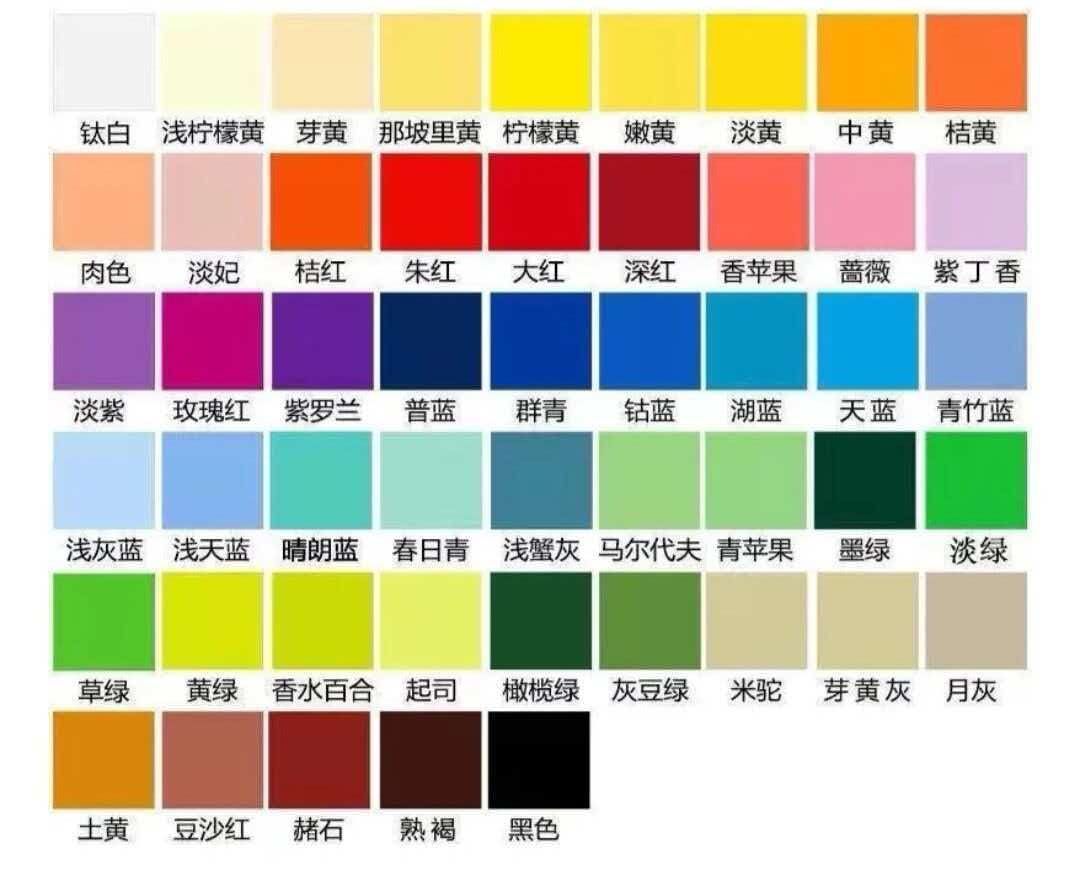
#> input picture docs/色卡-raw.jpg, 1080 x 869 px, found by its file name
$ python make_report.py
#> lines starting #> are read from the running program, lines starting #| are printed output that depends on the picture; after the words box and inside, x2 and y2 are one past the last pixel; in counts of white or black regions, pixels touching at a corner belong together
### tools/epd_preview.py
#!/usr/bin/env python3
"""四色墨水屏图片预处理模拟器（主机侧，不上板）。

用途：在电脑上把 JPEG 走一遍与固件相同的处理管线，输出 PNG 预览，
用来调参数、对比算法、复现问题，不必反复烧录和等 15 秒刷屏。

算法 --algo fsgm（手机网页用的是这一条，也是默认目标）：
  1. cover 裁切到 768x552
  2. sRGB 域：饱和度 → 曝光(线性域) → 对比度 → 伽马
  3. 保留真实线性色域内的颜色；域外用 Oklab 六边近似，再收回真实凸包
  4. 在线性光中做 Floyd–Steinberg 误差扩散（蛇形扫描）→ 2bpp 索引

其它 --algo 用于对照：edge（板上旧的蓝噪声管线）、fs（线性 RGB + FS）、
fsok（Oklab + FS、不做色域映射）、bayer4（更旧的 4x4 Bayer）。

用法：
  python tools/epd_preview.py 图片.jpg --algo fsgm -o out.png
  python tools/epd_preview.py 图片.jpg --exposure 1.4 --gamma 1.2 --contrast 1.1
  python tools/epd_preview.py 图片.jpg --grid-bug         # 复现 MCU 边界白格栅
  python tools/epd_preview.py 图片.jpg --scale 2          # 放大看观感
  python tools/fb_crosscheck.py 图片.png                  # 网页算法 vs 本实现
"""

from __future__ import annotations

import argparse
import sys

import numpy as np
from PIL import Image

W, H = 768, 552

# 面板四色（sRGB 近似值）。真实墨水屏的白不是 255、黑不是 0，
# 用理想色板会让抖动去追屏幕根本到不了的亮度，累积误差导致发灰发暗。
# 数值来自白天自然光实拍（docs/calibration.md）：以同一张照片里的纸白为参考。
# 夜间照片（粉光 + 相机暗部抬升）会把黄/红的蓝绿通道抬高、把黑抬到 0.27，
# 用它标定会让整幅图发白发土，所以不再采用那一组数值。
# 必须与固件 image_pipeline.c 的 k_pal_srgb、网页 index.html 的 PAL 一致。
PALETTE = np.array([
    [ 32,  33,  35],  # EPD_BLACK  (0)
    [204, 204, 198],  # EPD_WHITE  (1)
    [231, 152,  10],  # EPD_YELLOW (2) —— 金黄，不是土黄
    [117,  36,  26],  # EPD_RED    (3) —— 暗砖红，不是玫红
], dtype=np.float64)

BAYER4 = np.array([
    [0, 8, 2, 10],
    [12, 4, 14, 6],
    [3, 11, 1, 9],
    [15, 7, 13, 5],
], dtype=np.float64)


# ---------------------------------------------------------------- 色彩工具

def srgb_to_lin(x: np.ndarray) -> np.ndarray:
    x = np.asarray(x, dtype=np.float64)
    return np.where(x <= 0.04045, x / 12.92, ((x + 0.055) / 1.055) ** 2.4)


def lin_to_srgb(x: np.ndarray) -> np.ndarray:
    x = np.clip(np.asarray(x, dtype=np.float64), 0.0, 1.0)
    return np.where(x <= 0.0031308, x * 12.92, 1.055 * x ** (1 / 2.4) - 0.055)


# ---------------------------------------------------------------- 蓝噪声

# [5 lines left out: function _bn_kernel, not called in this run]


def _energy(pattern: np.ndarray, kf: np.ndarray) -> np.ndarray:
    n = pattern.shape[0]
    return np.fft.irfft2(np.fft.rfft2(pattern.astype(np.float64)) * kf, s=(n, n))


# [41 lines left out: function blue_noise, not called in this run]


_BN16 = None


# [10 lines left out: function noise_mask, not called in this run]


# ---------------------------------------------------------------- 管线

def cover_crop(img: Image.Image) -> np.ndarray:
    iw, ih = img.size
    s = max(W / iw, H / ih)
    sw, sh = W / s, H / s
    sx, sy = (iw - sw) / 2, (ih - sh) / 2
    img = img.convert("RGB").resize((W, H), Image.LANCZOS,
                                    box=(sx, sy, sx + sw, sy + sh))
    return np.asarray(img, dtype=np.float64) / 255.0


def white_gain(rgb: np.ndarray) -> float:
    """自动白点增益：把这张图的白（亮度 99.5 分位）对齐到面板白。

    与 index.html 的 whiteGain() 同一条规则、同一套整数运算（先量化到
    8 位再统计），否则跨端一致性检查会因为分位点差 1 而整帧发散。
    """
    src = (np.clip(rgb, 0.0, 1.0) * 255).round().astype(np.int64)
    y = (299 * src[..., 0] + 587 * src[..., 1] + 114 * src[..., 2] + 500) // 1000
    hist = np.bincount(y.ravel(), minlength=256)
    need = max(1, int(y.size * 0.005))
    acc, wp = 0, 255
    for i in range(255, -1, -1):
        acc += int(hist[i])
        if acc >= need:
            wp = i
            break
    return min(2.4, max(1.0, 1.0 / max(float(srgb_to_lin(np.array(wp / 255.0))), 1e-4)))


def tone_map(rgb: np.ndarray, exposure: float, gamma: float,
             contrast: float, sat: float) -> np.ndarray:
    """返回 sRGB 域的调色结果（0..1）。"""
    y = rgb @ np.array([0.299, 0.587, 0.114])
    rgb = np.clip(y[..., None] + (rgb - y[..., None]) * sat, 0.0, 1.0)

    lin = srgb_to_lin(rgb) * exposure                 # 曝光：线性域乘法
    rgb = lin_to_srgb(lin)

    rgb = np.clip(0.5 + (rgb - 0.5) * contrast, 0.0, 1.0)  # 对比度绕中灰
    rgb = np.clip(rgb, 0.0, 1.0) ** (1.0 / gamma)     # gamma>1 提亮中间调
    return rgb


# [54 lines left out: functions mix_edges_full, algo_fs, not called in this run]


def lin_to_oklab(lin: np.ndarray) -> np.ndarray:
    r, g, b = lin[..., 0], lin[..., 1], lin[..., 2]
    l = 0.4122214708 * r + 0.5363325363 * g + 0.0514459929 * b
    m = 0.2119034982 * r + 0.6806995451 * g + 0.1073969566 * b
    s = 0.0883024619 * r + 0.2817188376 * g + 0.6299787005 * b
    l_, m_, s_ = np.cbrt(l), np.cbrt(m), np.cbrt(s)
    L = 0.2104542553 * l_ + 0.7936177850 * m_ - 0.0040720468 * s_
    A = 1.9779984951 * l_ - 2.4285922050 * m_ + 0.4505937099 * s_
    B = 0.0259040371 * l_ + 0.7827717662 * m_ - 0.8086757660 * s_
    return np.stack([L, A, B], axis=-1)


def oklab_to_lin(lab: np.ndarray) -> np.ndarray:
    """Inverse of lin_to_oklab; Ottosson's published inverse matrices."""
    l, a, b = lab[..., 0], lab[..., 1], lab[..., 2]
    ll = (l + 0.3963377774 * a + 0.2158037573 * b) ** 3
    mm = (l - 0.1055613458 * a - 0.0638541728 * b) ** 3
    ss = (l - 0.0894841775 * a - 1.2914855480 * b) ** 3
    return np.stack([4.0767416621 * ll - 3.3077115913 * mm + 0.2309699292 * ss,
                     -1.2684380046 * ll + 2.6097574011 * mm - 0.3413193965 * ss,
                     -0.0041960863 * ll - 0.7034186147 * mm + 1.7076147010 * ss], axis=-1)


def physical_inside(lin: np.ndarray) -> np.ndarray:
    pal = srgb_to_lin(PALETTE / 255.0)
    inv = np.linalg.inv((pal[1:] - pal[0]).T)
    weights = (lin - pal[0]) @ inv.T
    return (weights >= -1e-6).all(axis=-1) & (weights.sum(axis=-1) <= 1 + 1e-6)


def physical_project(lin: np.ndarray) -> np.ndarray:
    """Closest point on the complete linear-light tetrahedron (faces + edges)."""
    pal = srgb_to_lin(PALETTE / 255.0)
    best = lin.copy()
    best_err = np.full(lin.shape[:-1], np.inf)

    def take(candidate, valid):
        nonlocal best, best_err
        err = ((lin - candidate) ** 2).sum(axis=-1)
        use = valid & (err < best_err)
        best = np.where(use[..., None], candidate, best)
        best_err = np.where(use, err, best_err)

    for i, j, k in [(0, 1, 2), (0, 1, 3), (0, 2, 3), (1, 2, 3)]:
        base, a, b = pal[i], pal[j] - pal[i], pal[k] - pal[i]
        aa, ab, bb = a @ a, a @ b, b @ b
        d = lin - base
        da, db = d @ a, d @ b
        u = (da * bb - db * ab) / (aa * bb - ab * ab)
        v = (db * aa - da * ab) / (aa * bb - ab * ab)
        take(base + u[..., None] * a + v[..., None] * b,
             (u >= 0) & (v >= 0) & (u + v <= 1))
    for i in range(4):
        for j in range(i + 1, 4):
            d = pal[j] - pal[i]
            t = np.clip(((lin - pal[i]) @ d) / (d @ d), 0, 1)
            take(pal[i] + t[..., None] * d, True)
    return np.where(physical_inside(lin)[..., None], lin, best)


def physical_gamut_map_lin(lin: np.ndarray, hue=0.0, temp=0.0) -> np.ndarray:
    """Keep attainable colors; map out-of-gamut colors perceptually, then ensure feasibility.

    The six Oklab segments remain an approximation for out-of-gamut mapping.
    Error diffusion must use linear light, since ink dots mix by area.
    """
    lab = ok_adjust(lin_to_oklab(lin), hue, temp)
    target = oklab_to_lin(lab)
    mapped = physical_project(oklab_to_lin(ok_gamut_map_lab(lab)))
    return np.where(physical_inside(target)[..., None], target, mapped)


# [24 lines left out: function algo_fs_ok, not called in this run]


def ok_adjust(lab: np.ndarray, hue_deg: float = 0.0,
              temp: float = 0.0) -> np.ndarray:
    """色相 = 在 Oklab 色度平面上旋转；色温 = 沿 b 轴平移（正=黄暖，负=蓝冷）。

    与网页的 quality() → renderFinal() 完全对应；temp 的 1.0 对应 b +0.06。
    """
    if hue_deg == 0 and temp == 0:
        return lab
    r = np.deg2rad(hue_deg)
    c, s = np.cos(r), np.sin(r)
    a, b = lab[..., 1], lab[..., 2]
    out = lab.copy()
    out[..., 1] = a * c - b * s
    out[..., 2] = a * s + b * c + temp * 0.06
    return out


# [14 lines left out: functions ok_gamut_map, ok_gamut_map_lin, not called in this run]


def ok_gamut_map_lab(lab: np.ndarray) -> np.ndarray:
    """同 ok_gamut_map，但输入已经是 Oklab 坐标。"""
    pal = lin_to_oklab(srgb_to_lin(PALETTE / 255.0))

    best_err = np.full(lab.shape[:2], np.inf)
    best = lab.copy()
    for i in range(4):
        for j in range(i + 1, 4):
            d = pal[i] - pal[j]
            den = float(d @ d)
            if den < 1e-9:
                continue
            w = np.clip(((lab - pal[j]) @ d) / den, 0.0, 1.0)
            mix = pal[j] + w[..., None] * d
            err = ((lab - mix) ** 2).sum(axis=2)
            take = err < best_err
            best_err = np.where(take, err, best_err)
            best = np.where(take[..., None], mix, best)
    return best


# [23 lines left out: functions algo_fs_gm, block_average, not called in this run]


def block_expand(idx: np.ndarray, n: int, h: int, w: int) -> np.ndarray:
    """把 n×n 块索引放大回整屏；尺寸不整除时右下补白。"""
    if n <= 1:
        return idx
    out = np.repeat(np.repeat(idx, n, axis=0), n, axis=1)
    if out.shape[0] != h or out.shape[1] != w:
        pad = np.ones((h, w), dtype=np.uint8)
        pad[:out.shape[0], :out.shape[1]] = out[:h, :w]
        out = pad
    return out


def algo_fs_gm_lin(lin: np.ndarray, strength: float = 1.0,
                   clamp_err: float | None = None, jitter: float = 0.0,
                   hue: float = 0.0, temp: float = 0.0,
                   grain: int = 1) -> np.ndarray:
    """同 algo_fs_gm，但输入直接是线性 RGB（0..1）。"""
    pal = srgb_to_lin(PALETTE / 255.0)
    full_h, full_w, _ = lin.shape
    if grain > 1:
        lin = block_average(lin, grain)
    buf = physical_gamut_map_lin(lin, hue, temp)
    h, w, _ = buf.shape
    idx = np.zeros((h, w), dtype=np.uint8)
    rng = np.random.default_rng(20261031)

    for y in range(h):
        step = 1 if y % 2 == 0 else -1
        for x in (range(w) if step > 0 else range(w - 1, -1, -1)):
            c = buf[y, x]
            k = int(((pal - c) ** 2).sum(axis=1).argmin())
            idx[y, x] = k
            err = (c - pal[k]) * strength
            if jitter > 0:
                err = err + (rng.random(3) - 0.5) * jitter
            if clamp_err is not None:
                err = np.clip(err, -clamp_err, clamp_err)
            if 0 <= x + step < w:
                buf[y, x + step] += err * (7 / 16)
            if y + 1 < h:
                if 0 <= x - step < w:
                    buf[y + 1, x - step] += err * (3 / 16)
                buf[y + 1, x] += err * (5 / 16)
                if 0 <= x + step < w:
                    buf[y + 1, x + step] += err * (1 / 16)
    return block_expand(idx, grain, full_h, full_w)


# [17 lines left out: functions algo_bayer4, apply_grid_bug, not called in this run]


# ---------------------------------------------------------------- 输出

def to_rgb(idx: np.ndarray) -> np.ndarray:
    return np.clip(PALETTE[idx.astype(np.int64)] / 255.0, 0.0, 1.0)


# [78 lines left out: functions save, main, not called in this run]


# [2 lines that do not run on import are left out]

### evidence/M2/colorcheck/make_report.py
# -*- coding: utf-8 -*-
"""色卡对比报告：原版（cover 裁切，即面板上会看到的那一块）vs 四色管线输出。

度量用「抖动后块平均」——四色屏靠混色出中间调，眼睛看到的就是这个平均值。
第 1 行的色块中心落在裁切线以上，面板只露下半截，不参与统计。
"""
import sys, pathlib, json
import numpy as np
from PIL import Image, ImageDraw
sys.path.insert(0, str(pathlib.Path(__file__).resolve().parents[3] / 'tools'))
import epd_preview as ep

D = pathlib.Path('evidence/M2/colorcheck')
names = json.load(open(D / 'patches_names.json', encoding='utf-8'))
#> (reads evidence/M2/colorcheck/patches_names.json from the repository)
raw = np.load(D / 'patches_raw.npy')
#> (reads evidence/M2/colorcheck/patches_raw.npy from the repository)

rgb = ep.cover_crop(Image.open('docs/色卡-raw.jpg'))
#> in cover_crop, `iw, ih = img.size`: iw = 1080; ih = 869
#> in cover_crop, `s = max(W / iw, H / ih)`: s = 0.711
#> in cover_crop, `sw, sh = W / s, H / s`: sw = 1080; sh = 776.2
#> in cover_crop, `sx, sy = (iw - sw) / 2, (ih - sh) / 2`: sx = 0; sy = 46.38
src = (rgb * 255).round().astype(np.uint8)
wg = ep.white_gain(rgb)
#> in white_gain, `y = (299 * src[..., 0] + 587 * src[..., 1] + 114 * src[..., 2] + 500) ..`:
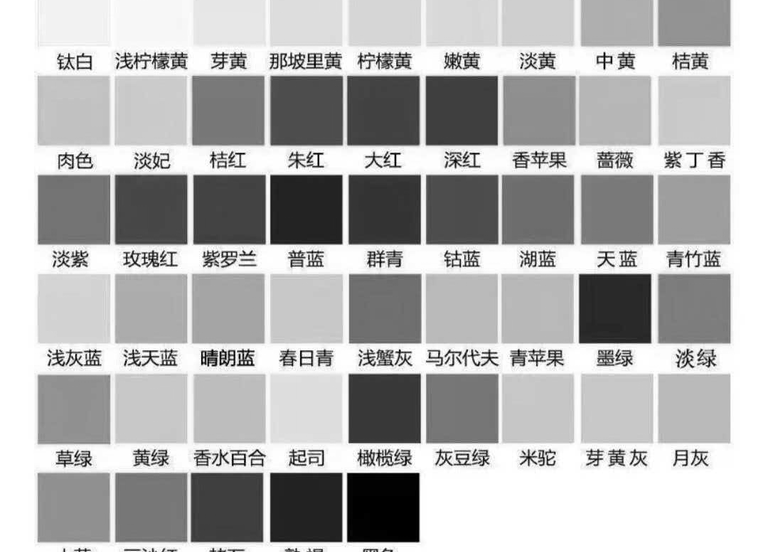
#> y: shape (552, 768) int64; min 0, max 255, mean 181.6
#> in white_gain, `hist = np.bincount(y.ravel(), minlength=256)`: hist = 256 values, max 62530 at index 255, min 9 at index 11, mean 1656
#> the loop in white_gain, `for i in range(255, -1, -1):` made 1 pass
#> acc on pass 1: 62530
#> after the loop in white_gain, `for i in range(255, -1, -1):`: acc = 62530
#> wg = 1
lin = ep.srgb_to_lin(ep.tone_map(rgb, 0.60 * wg, 1.00, 1.05, 1.15))
out = (ep.to_rgb(ep.algo_fs_gm_lin(lin, 1.0, grain=1)) * 255).round().astype(np.uint8)
#> after the loop in ok_gamut_map_lab, `for i in range(4):`:
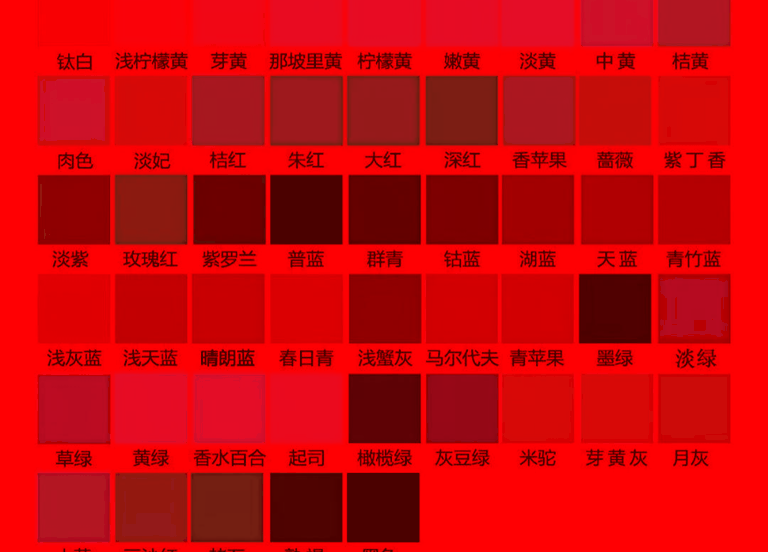
#> best: shape (552, 768, 3) float64; mean of channels 0, 1, 2 0.669, 0.0151, 0.0287; drawn with min black and max white
#> after the loop in ok_gamut_map_lab, `for i in range(4):`:
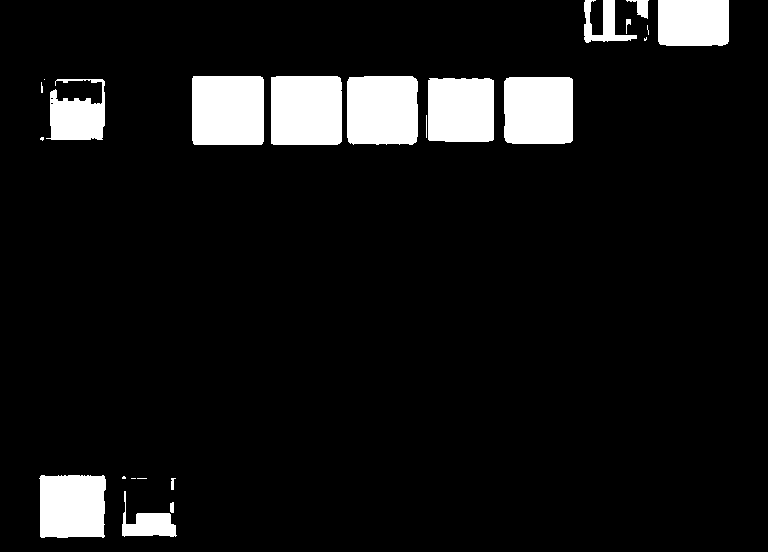
#> take: shape (552, 768) bool; 8.4% white; 23 white regions (8 under 20 px), largest, box (x1, y1, x2, y2) and area: (192, 76, 264, 145) 4952, (271, 76, 342, 145) 4874, (347, 76, 418, 145) 4769
#> in oklab_to_lin (call 2), `return np.stack([4.0767416621 * ll - 3.3077115913 * mm + 0.2309699292 ..`:
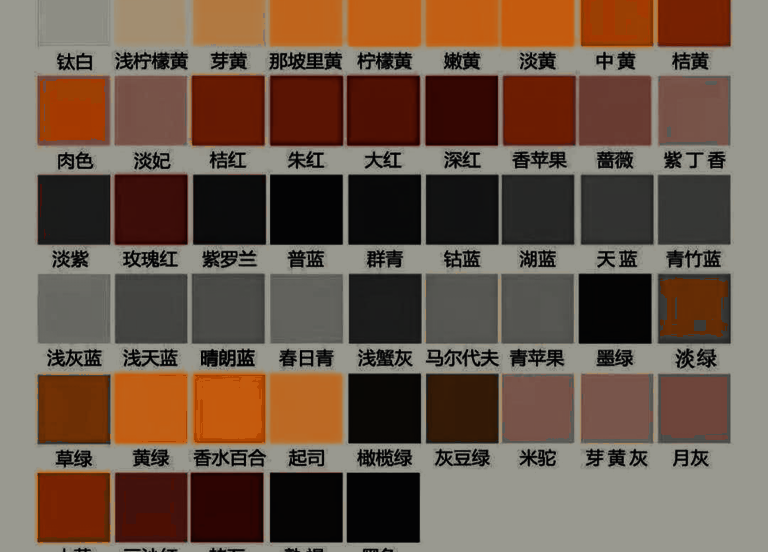
#> returned value: shape (552, 768, 3) float64; mean of channels 0, 1, 2 0.428, 0.347, 0.289; drawn as R, G, B
#> in physical_project, `pal = srgb_to_lin(PALETTE / 255.0)`: pal = [[0.0144, 0.0152, 0.0168], [0.604, 0.604, 0.565], [0.799, 0.314, 0.00304], [0.178, 0.0176, 0.0103]]
#> the loop in physical_project, `for i, j, k in [(0, 1, 2), (0, 1, 3), (0, 2, 3), (1, 2, 3)]:` made 4 passes
#> (base, a, b, aa, ab, bb) on passes 1 to 2: ([0.0144, 0.0152, 0.0168], [0.589, 0.589, 0.548], [0.785, 0.299, -0.0138], 0.994, 0.631, 0.705), ([0.0144, 0.0152, 0.0168], [0.589, 0.589, 0.548], [0.163, 0.00243, -0.00648], 0.994, 0.0942, 0.0268)
#> pass 1, in physical_project, `u = (da * bb - db * ab) / (aa * bb - ab * ab)`:
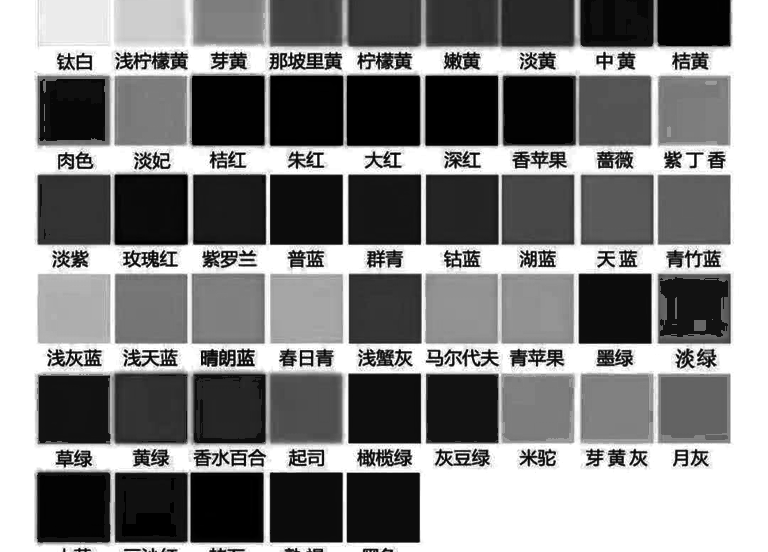
#> u: shape (552, 768) float64; min -0.0498, max 1, mean 0.495; drawn with min black and max white
#> in physical_inside, `weights = (lin - pal[0]) @ inv.T`:
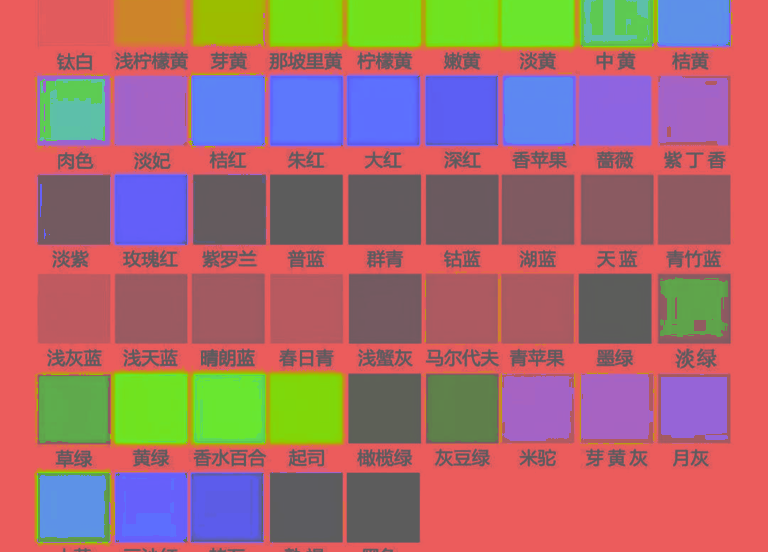
#> weights: shape (552, 768, 3) float64; mean of channels 0, 1, 2 0.502, 0.121, 0.14; drawn with min black and max white
Image.fromarray(out).save(D / 'card_render.png')

s = max(768 / 1080, 552 / 869)
sx, sy = (1080 - 768 / s) / 2, (869 - 552 / s) / 2
def crd(rx, ry): return (rx - sx) * s, (ry - sy) * s

def lab(a): return ep.lin_to_oklab(ep.srgb_to_lin(np.clip(a / 255.0, 0, 1)))
def dE(a, b): return float(np.linalg.norm(a - b))
def dE00(a, b):
    d = a - b
    return float(np.sqrt(d[0] ** 2 + 2 * (d[1] ** 2 + d[2] ** 2)))
def hue(a): return float(np.degrees(np.arctan2(a[2], a[1])) % 360)

rows = [(r, c) for r in range(5) for c in range(9)] + [(5, c) for c in range(5)]
lines = [f"{'色块':<7}{'原色':>15}{'面板':>15}{'Δh':>7}{'ΔE':>7}{'ΔE00':>7}"]
vals = []
for i, (r, c) in enumerate(rows):
    if r == 0:
        continue
    cx, cy = crd(104 + 107.5 * c, 62 + 140.5 * r)
    x0, x1 = int(cx - 32), int(cx + 32)
    y0, y1 = max(0, int(cy - 32)), min(552, int(cy + 32))
    mean = out[y0:y1, x0:x1].reshape(-1, 3).mean(0)
    a, b = lab(raw[i]), lab(mean)
    dh = abs((hue(a) - hue(b) + 180) % 360 - 180)
    lines.append(f"{names[i]:<7}{str(raw[i].astype(int)):>15}{str(mean.round(0).astype(int)):>15}"
                 f"{dh:7.1f}{dE(a, b):7.3f}{dE00(a, b):7.3f}")
    vals.append((dE00(a, b), dE(a, b), dh, names[i]))
#> this loop made 50 passes
#> mean on passes 10 to 11: [198.3, 122.3, 21.18], [173.2, 131.3, 106.5]

vals.sort(reverse=True)
lines.append("")
lines.append(f"平均 ΔE {np.mean([v[1] for v in vals]):.4f}   "
             f"ΔE00 {np.mean([v[0] for v in vals]):.4f}   "
             f"平均色相偏差 {np.mean([v[2] for v in vals]):.1f}°   共 {len(vals)} 块")
lines.append("最差 6 块（ΔE00）：" + "、".join(f"{n} {v:.3f}" for v, _, _, n in vals[:6]))
(D / 'patches_report.txt').write_text("\n".join(lines), encoding='utf-8')

pad = 10
im = Image.new('RGB', (768 * 2 + pad * 3, 552 + pad * 2 + 20), (24, 24, 24))
im.paste(Image.fromarray(src), (pad, pad + 20))
im.paste(Image.fromarray(out), (pad * 2 + 768, pad + 20))
d = ImageDraw.Draw(im)
d.text((pad + 4, 5), '原版色卡（面板可见区域）', fill=(235, 235, 235))
d.text((pad * 2 + 772, 5), '四色管线输出（0.60/1.00/1.05/1.15 颗粒 1）', fill=(235, 235, 235))
im.save(D / 'card_compare.png')
print("ok")
